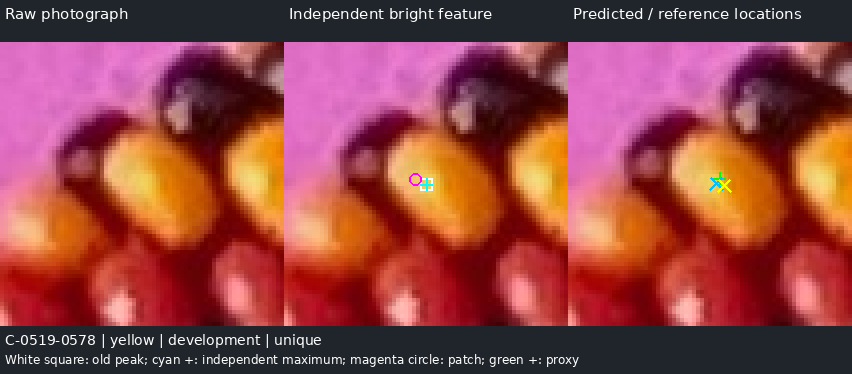
#> input picture photo2/r289/checkpoints/N11-neighbor-initial.png, 852 x 374 px; its folder holds only this picture in this run
$ python -i landmark.py   (imports and definitions only)
#> lines starting #> are read from the running program, lines starting #| are printed output that depends on the picture
"""RGB-only native photographic measurements. No masks, models or reference IDs."""
import numpy as np
from scipy import ndimage as ndi
from scipy.spatial import cKDTree
from skimage.morphology import local_maxima
from photo2.bead_detection.brightness_r270 import linearize
from photo2.r282.phase1 import image_features
from photo2.bead_debugger.surface import moments
from .common import runs
PARAMETERS=dict(radius=16,patch_fraction=.85,peak_Y=.08,min_contrast=.025,min_relative_contrast=.2,patch_area=[3,100],dark_radius=20,dark_parallel=5,dark_fraction=.25,dark_consecutive=3)

def patch(lum,seed,fraction=.85,radius=16):
    x,y=map(int,seed);h,w=lum.shape
    if min(x,y,w-1-x,h-1-y)<radius:return None
    a=lum[y-radius:y+radius+1,x-radius:x+radius+1];yy,xx=np.indices(a.shape);rad=np.hypot(xx-radius,yy-radius)
    floor=float(np.percentile(a[(rad>=12)&(rad<=radius)],30));peak=float(lum[y,x]);threshold=peak*fraction
    labels,_=ndi.label(a>=threshold,np.ones((3,3)));k=labels[radius,radius]
    if not k:return None  # never borrow a component
    mask=labels==k;py,px=np.where(mask);xy=np.c_[px+x-radius,py+y-radius];weights=np.maximum(a[mask]-floor,1e-10)
    m=moments(xy,weights)
    return dict(point=[x,y],centroid=xy.mean(0).tolist(),weighted=m['centroid'],shape=m,area=len(xy),runs=runs(xy),background=floor,peak=peak,contrast=peak-floor,touches=bool(np.any(mask[[0,-1],:]) or np.any(mask[:,[0,-1]])),contains_brighter=bool(a[mask].max()>peak+1e-12))

def darkness(lum,seed):
    x,y=map(int,seed);radius=20;h,w=lum.shape
    if min(x,y,w-1-x,h-1-y)<radius+2:return dict(offset=[0.,0.],axes=0,profiles=[])
    offset=[];profiles=[];axes=0
    for axis in (0,1):
        ends=[];sides=[]
        for sign in (-1,1):
            vals=np.array([[lum[y+b,x+sign*t] if axis==0 else lum[y+sign*t,x+b] for b in range(-2,3)] for t in range(radius+1)])
            central=float(np.median(vals[0]));low=np.sum(vals<.25*central,axis=1)>=4;edge=None
            for t in range(2,radius-1):
                if np.all(low[t:t+3]):edge=t;break
            ends.append(None if edge is None else sign*edge)
            sides.append(dict(sign=sign,median=np.median(vals,axis=1).tolist(),low_votes=np.sum(vals<.25*central,axis=1).tolist(),edge=edge))
        valid=all(v is not None for v in ends);offset.append(float(sum(ends)/2) if valid else 0.);axes+=int(valid)
        profiles.append(dict(axis=axis,sides=sides,paired=valid))
    return dict(offset=offset,axes=axes,profiles=profiles)

def detect(rgb,with_dark=True):
    # Raw ICC linear Y, no smoothing of maxima or spatial relocation.
    f=image_features(rgb);lum=linearize(rgb/255.)@np.array([.2126,.7152,.0722]);h,w=lum.shape
    maxima=local_maxima(lum,connectivity=2,allow_borders=False)&(lum>=.08)
    labels,n=ndi.label(maxima,np.ones((3,3)));rows=[]
    print('local maxima',n,flush=True)
    for k,sl in enumerate(ndi.find_objects(labels),1):
        yy,xx=np.where(labels[sl]==k);yy+=sl[0].start;xx+=sl[1].start
        x,y=int(xx[0]),int(yy[0])
        # Same paper rejection, before costly patch measurement. Retain the event.
        if f['paper'][max(0,y-1):y+2,max(0,x-1):x+2].mean()>=.8:
            rows.append(dict(id=f'H-{x:04}-{y:04}',point=[x,y],accepted=False,reasons=['paper-colored neighborhood'],plateau_pixels=np.c_[xx,yy].tolist()));continue
        q=patch(lum,[x,y]);reasons=[]
        if q is None:continue
        q['id']=f'H-{x:04}-{y:04}';q['plateau_pixels']=np.c_[xx,yy].tolist()
        if q['peak']-q['background']<.025 or q['contrast']/q['peak']<.2:reasons.append('weak local contrast')
        if not 3<=q['area']<=100:reasons.append('patch area outside 3..100')
        if q['touches']:reasons.append('patch touches computational window')
        if q['contains_brighter']:reasons.append('secondary maximum in brighter connected patch')
        # Paper is excluded only with affirmative local hue evidence. Neutral peaks remain.
        if f['paper'][y-1:y+2,x-1:x+2].mean()>=.8:reasons.append('paper-colored neighborhood')
        hs=f['hsv'][y-5:y+6,x-5:x+6];paper=f['paper'][y-5:y+6,x-5:x+6]
        pigment=(hs[:,:,1]>.35)&~paper&(hs[:,:,2]>.2)
        hues=hs[:,:,0][pigment]*360
        counts={c:int(np.sum(abs((hues-v+180)%360-180)<15)) for c,v in f['palette'].items()}
        col=max(counts,key=counts.get) if max(counts.values(),default=0)>=6 else 'unknown'
        q.update(color=col,color_evidence=counts,peak_saturation=float(f['hsv'][y,x,1]),specularity='unresolved: diffuse or specular',accepted=not reasons,reasons=reasons)
        if not reasons:
            variants=[patch(lum,[x,y],v) for v in (.80,.90)]
            shift=[np.linalg.norm(np.array(v['weighted'])-q['weighted']) for v in variants if v]
            q['threshold_sensitivity_px']=float(max(shift,default=0));q['dark']=darkness(lum,[x,y]) if with_dark else None
        rows.append(q)
    good=[r for r in rows if r['accepted']];tree=cKDTree([r['point'] for r in good]) if good else None
    for r in good:
        r['nearby_alternatives']=[good[j]['id'] for j in tree.query_ball_point(r['point'],12) if good[j]['id']!=r['id']]
    return rows,dict(shape=[h,w],palette=f['palette'],background_hue=f['background_hue'],parameters=PARAMETERS,scope='All-image local maxima; no historic masks/locations or geometry enter inference')

>>> import cv2
>>> picture = cv2.imread('checkpoints/N11-neighbor-initial.png', cv2.IMREAD_GRAYSCALE)
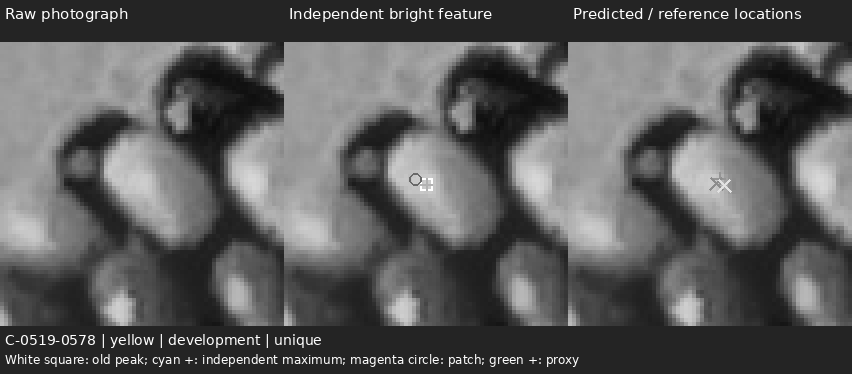
#> picture: shape (374, 852); min 14, max 255, mean 91.6
>>> result = detect(picture)
#> (the run stopped early here; a loop or call above may not have finished)
